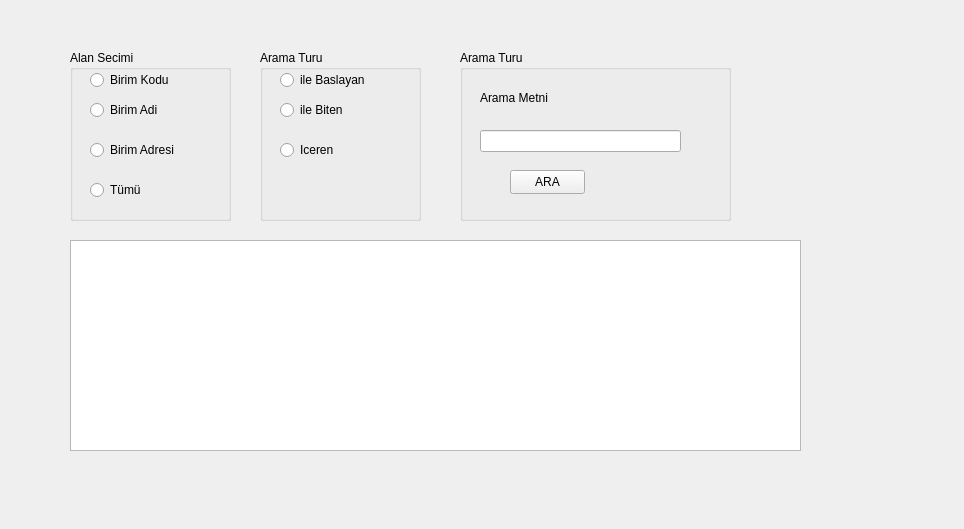
<?xml version="1.0" encoding="UTF-8"?>
<ui version="4.0">
 <class>BirimListeFormu</class>
 <widget class="QWidget" name="BirimListeFormu">
  <property name="geometry">
   <rect>
    <x>0</x>
    <y>0</y>
    <width>964</width>
    <height>529</height>
   </rect>
  </property>
  <property name="windowTitle">
   <string>Form</string>
  </property>
  <widget class="QGroupBox" name="grpArama">
   <property name="geometry">
    <rect>
     <x>70</x>
     <y>50</y>
     <width>161</width>
     <height>171</height>
    </rect>
   </property>
   <property name="title">
    <string>Alan Secimi</string>
   </property>
   <widget class="QRadioButton" name="rbBirimKodu">
    <property name="geometry">
     <rect>
      <x>20</x>
      <y>20</y>
      <width>89</width>
      <height>20</height>
     </rect>
    </property>
    <property name="text">
     <string>Birim Kodu</string>
    </property>
   </widget>
   <widget class="QRadioButton" name="rbBirimAdi">
    <property name="geometry">
     <rect>
      <x>20</x>
      <y>50</y>
      <width>89</width>
      <height>20</height>
     </rect>
    </property>
    <property name="text">
     <string>Birim Adi</string>
    </property>
   </widget>
   <widget class="QRadioButton" name="rbTumu">
    <property name="geometry">
     <rect>
      <x>20</x>
      <y>130</y>
      <width>89</width>
      <height>20</height>
     </rect>
    </property>
    <property name="text">
     <string>Tümü</string>
    </property>
   </widget>
   <widget class="QRadioButton" name="rbBirimAdresi">
    <property name="geometry">
     <rect>
      <x>20</x>
      <y>90</y>
      <width>89</width>
      <height>20</height>
     </rect>
    </property>
    <property name="text">
     <string>Birim Adresi</string>
    </property>
   </widget>
  </widget>
  <widget class="QTableWidget" name="tblBirimListesi">
   <property name="geometry">
    <rect>
     <x>70</x>
     <y>240</y>
     <width>731</width>
     <height>211</height>
    </rect>
   </property>
  </widget>
  <widget class="QGroupBox" name="grpArama_3">
   <property name="geometry">
    <rect>
     <x>460</x>
     <y>50</y>
     <width>271</width>
     <height>171</height>
    </rect>
   </property>
   <property name="title">
    <string>Arama Turu</string>
   </property>
   <widget class="QLabel" name="label">
    <property name="geometry">
     <rect>
      <x>20</x>
      <y>40</y>
      <width>81</width>
      <height>16</height>
     </rect>
    </property>
    <property name="text">
     <string>Arama Metni</string>
    </property>
   </widget>
   <widget class="QLineEdit" name="leArama">
    <property name="geometry">
     <rect>
      <x>20</x>
      <y>80</y>
      <width>201</width>
      <height>22</height>
     </rect>
    </property>
   </widget>
   <widget class="QPushButton" name="btnAra">
    <property name="geometry">
     <rect>
      <x>50</x>
      <y>120</y>
      <width>75</width>
      <height>24</height>
     </rect>
    </property>
    <property name="text">
     <string>ARA</string>
    </property>
   </widget>
  </widget>
  <widget class="QGroupBox" name="grpArama_2">
   <property name="geometry">
    <rect>
     <x>260</x>
     <y>50</y>
     <width>161</width>
     <height>171</height>
    </rect>
   </property>
   <property name="title">
    <string>Arama Turu</string>
   </property>
   <widget class="QRadioButton" name="rbIleBaslayan">
    <property name="geometry">
     <rect>
      <x>20</x>
      <y>20</y>
      <width>89</width>
      <height>20</height>
     </rect>
    </property>
    <property name="text">
     <string>ile Baslayan</string>
    </property>
   </widget>
   <widget class="QRadioButton" name="rbIleBiten">
    <property name="geometry">
     <rect>
      <x>20</x>
      <y>50</y>
      <width>89</width>
      <height>20</height>
     </rect>
    </property>
    <property name="text">
     <string>ile Biten</string>
    </property>
   </widget>
   <widget class="QRadioButton" name="rbIceren">
    <property name="geometry">
     <rect>
      <x>20</x>
      <y>90</y>
      <width>89</width>
      <height>20</height>
     </rect>
    </property>
    <property name="text">
     <string>Iceren</string>
    </property>
   </widget>
  </widget>
 </widget>
 <resources/>
 <connections>
  <connection>
   <sender>leArama</sender>
   <signal>textChanged(QString)</signal>
   <receiver>btnAra</receiver>
   <slot>click()</slot>
   <hints>
    <hint type="sourcelabel">
     <x>521</x>
     <y>140</y>
    </hint>
    <hint type="destinationlabel">
     <x>539</x>
     <y>183</y>
    </hint>
   </hints>
  </connection>
 </connections>
</ui>
